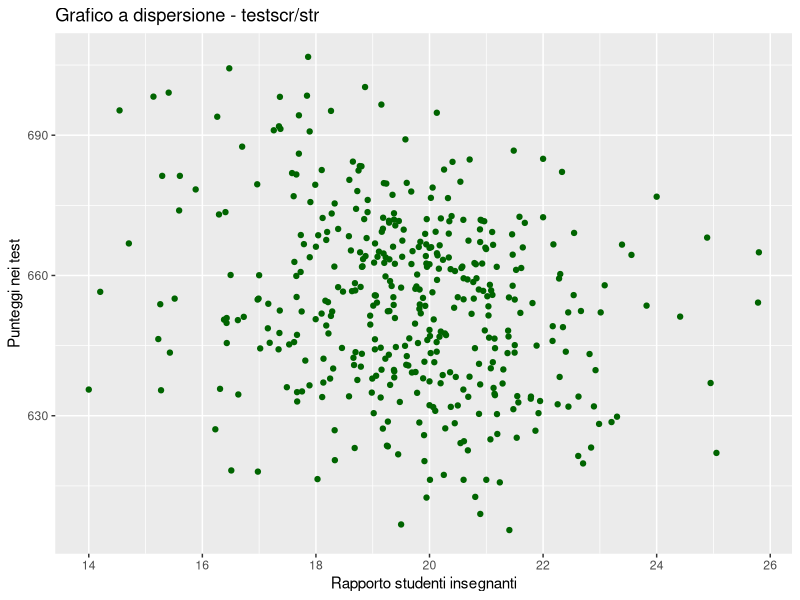
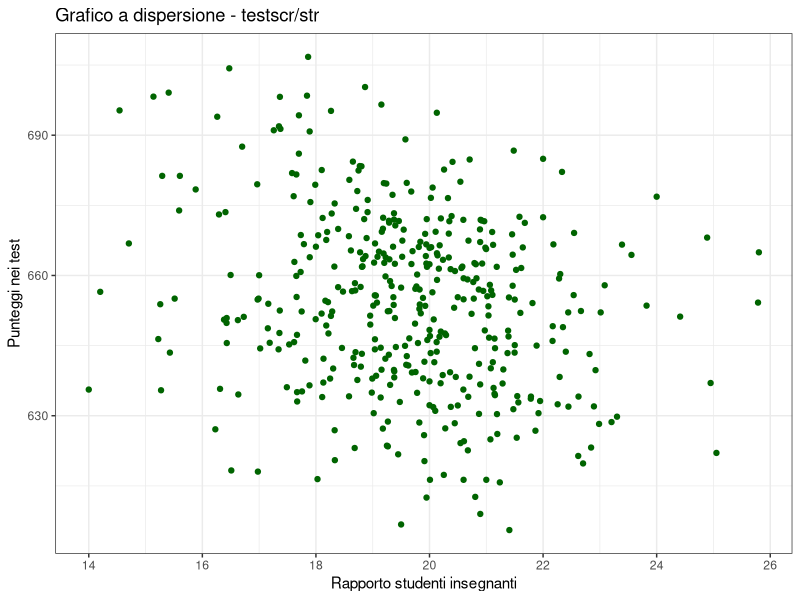
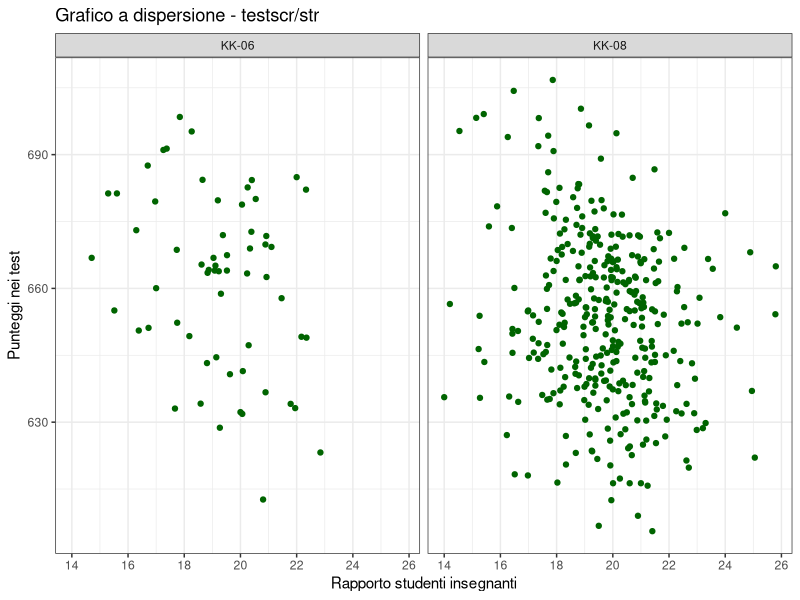
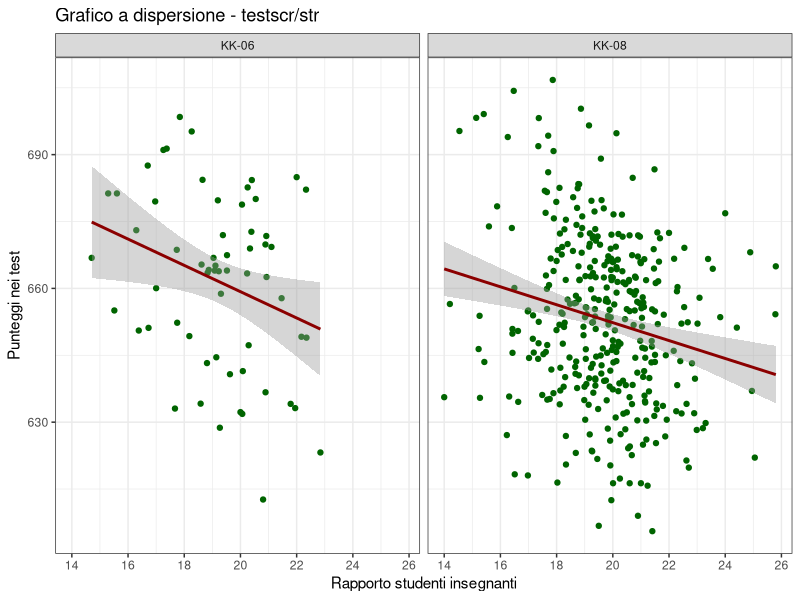
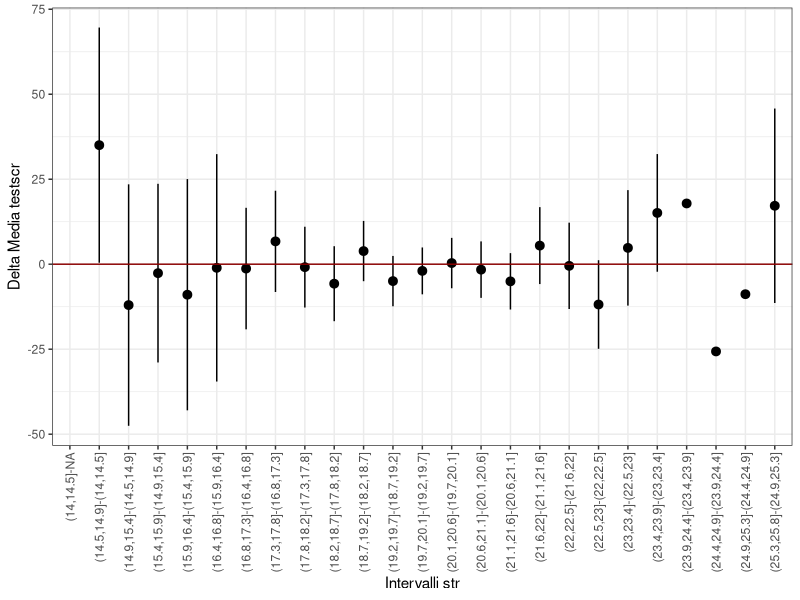

Source code (R) for these figures, in order:
## ---- chunk 1
#| message: false
#| warning: false
CASchools <- read.csv("data/CASchools.csv")
## ---- chunk 2
summary(CASchools)
## ---- chunk 3
library(ggplot2)
# Caricare i dati
data(CASchools)
## Creiamo le variabili
library(dplyr)
CASchools <- CASchools |> mutate(str=students/teachers, testscr=(read+math)/2)

# Creare l'oggetto ggplot
scatterplot <- ggplot(CASchools, aes(x = str, y = testscr))
# Aggiungere i punti al grafico
scatterplot <- scatterplot + geom_point(col = "darkgreen")
# Aggiungere etichette e titoli
scatterplot <- scatterplot +
  labs(title = "Grafico a dispersione - testscr/str",
      x = "Rapporto studenti insegnanti", y = "Punteggi nei test")
# Visualizzare il grafico
scatterplot
## ---- chunk 4
scatterplot <- scatterplot + theme_bw()
scatterplot
## ---- chunk 5
scatterplot <- scatterplot + facet_wrap(~grades)
scatterplot
## ---- chunk 6
scatterplot + geom_smooth(method="lm", col = "darkred")
## ---- chunk 7
#| results: 'hide'
#| message: false
#| warning: false
library(dplyr)
## ---- chunk 8
CASchools |>
  summarize(m = mean(testscr), s = sd(testscr))
## ---- chunk 9
df_1 <- CASchools |>
  group_by(str<20) |>
  summarize(m = mean(testscr),
            s = sd(testscr),
            n = n())
## ---- chunk 10
df_1
## ---- chunk 11
## Differenza delle medie campionarie
df_1$m[2]-df_1$m[1]
## ---- chunk 12
str_cat3 <- cut(CASchools$str, 3)
summary(str_cat3)
## ---- chunk 13
str_cat3 <- cut(CASchools$str, c(13,20, 21, 26))
summary(str_cat3)
## ---- chunk 14
library(knitr)

df_2 <- CASchools |>
  mutate(str_cat = cut(str, 25)) |>                        # <1>
  group_by(str_cat) |>                                     # <2>
  summarize(m = mean(testscr), s = sd(testscr), n = n())   # <3>

df_2 |> kable()                                            # <4>
## ---- chunk 15
#| warning: false
df_3 <- df_2 |> mutate(Delta_str = paste0(str_cat, "-", lag(str_cat)),  # <1>
               Delta_testscr = m - lag(m),                              # <2>
               stderr = sqrt(s^2/n + lag(s^2/n))) |>                    # <3>
               select(Delta_str, Delta_testscr, stderr)                 # <4>

kable(df_3)                                                             # <5>
## ---- chunk 16
df_3 <- df_3 |>
  mutate(ci_sx = Delta_testscr - 1.96 * stderr,    # <1>
         ci_dx = Delta_testscr + 1.96 * stderr)    # <2>

kable(df_3)
## ---- chunk 17
ggplot(df_3, aes(x=Delta_str,y=Delta_testscr)) +               # <1>
  geom_pointrange(aes(ymin=ci_sx, ymax=ci_dx)) +               # <2>
  geom_hline(yintercept = 0, col = "darkred") +               # <3>
  theme_bw() +
  xlab("Intervalli str") + ylab("Delta Media testscr") +
  theme(axis.text.x = element_text(angle = 90, vjust = 0.5, hjust=1))   # <4>
